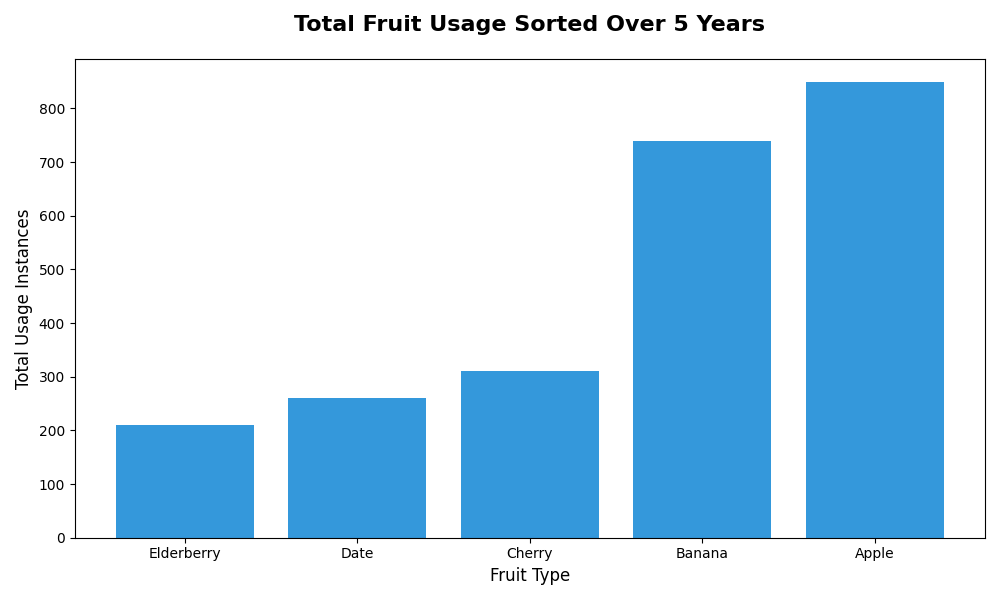

Here is the Python script that generated this plot:
import matplotlib.pyplot as plt
import numpy as np

fruit_types = ['Apple', 'Banana', 'Cherry', 'Date', 'Elderberry']

# Manually shuffled content within each fruit's data
usage_data = np.array([
    [190, 150, 180, 170, 160],  # Apple
    [160, 150, 135, 140, 155],  # Banana
    [65, 50, 60, 55, 80],       # Cherry
    [70, 40, 50, 55, 45],       # Date
    [60, 35, 40, 45, 30]        # Elderberry
])

# Compute total usage across all years
total_usage = usage_data.sum(axis=1)

# Sort the fruit types by total usage
sorted_indices = np.argsort(total_usage)

sorted_fruit_types = [fruit_types[i] for i in sorted_indices]
sorted_total_usage = total_usage[sorted_indices]

fig, ax = plt.subplots(figsize=(10, 6))

# Use a single color for all bars
color = '#3498db'

# Plot sorted bar chart
ax.bar(sorted_fruit_types, sorted_total_usage, color=color)

ax.set_xlabel('Fruit Type', fontsize=12)
ax.set_ylabel('Total Usage Instances', fontsize=12)
ax.set_title('Total Fruit Usage Sorted Over 5 Years', fontsize=16, fontweight='bold', pad=20)

plt.tight_layout()
plt.show()
